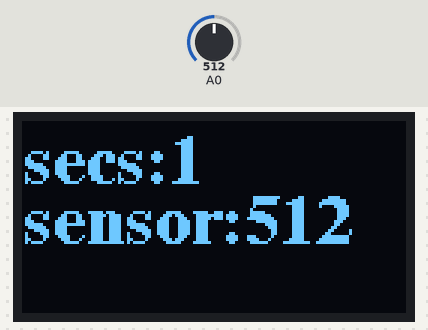
A sketch run on a simulated Arduino Uno, built with avr-gcc and run on an emulated ATmega328P. On the bench: 128×64 one-colour display. The test bench sets the inputs (shaded band); at power-on: A0 = 512. What the sketch prints to the serial monitor is not drawn.

Above: at 1.2 s.
1.3 s: A0 set to 716
At 2.8 s:
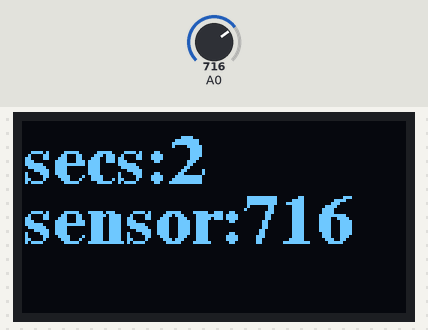
3.5 s: A0 set to 900
At 4.8 s:
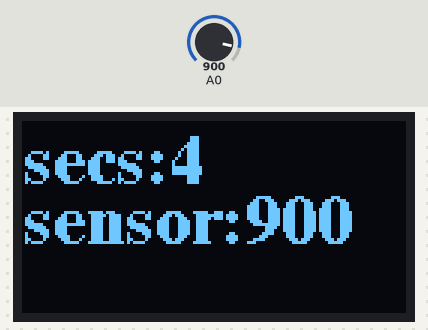
5.5 s: A0 set to 1023
At 6.8 s:
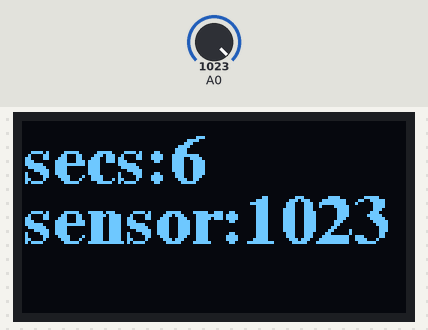
Timing chart, 0 to 8.5 s (numbered marks = the images above; inputs shaded):
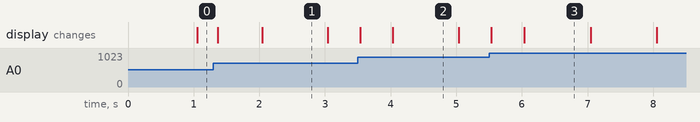

Measured:
- what the display in image 1 shows lasts 1.0 s, from 2.0 s to 3.0 s

The sketch:

SSD1306_OLED_font.ino
```cpp
/*
  Minimal example for SSD1306 OLED display
  manufacturer's site: http://www.solomon-systech.com/en/product/advanced-display/oled-display-driver-ic/ssd1306/
  datasheet: https://www.crystalfontz.com/controllers/SolomonSystech/SSD1306/339/
  library:
  http://librarymanager/All#Adafruit_SSD1306
  http://librarymanager/All#Adafruit_GFX


  These displays are common and inexpensive online, and require only the
  I2C pins (SDA and SCL) from an Arduino. The Adafruit library works well with them.

  This example reads the millis() and ana analog sensor and displays both.
  It's written for a 128x64 display, but can be modified to fit a 128x32 display as well.
  Change the SCREEN_HEIGHT to change displays, and adjust font sizes and cursor locations
  to suit your application.

  created 10 Feb 2020
  modified 4 Oct 2021
  by Tom Igoe
  based on the Adafruit_SSD1306 library examples
*/

#include <Wire.h>
#include <Adafruit_SSD1306.h>
#include <Fonts/FreeSerifBold12pt7b.h>
#include <Adafruit_GFX.h>

const int SCREEN_WIDTH = 128; // OLED display width, in pixels
const int SCREEN_HEIGHT = 64; // OLED display height, in pixels

// initialize the display:
Adafruit_SSD1306 display(SCREEN_WIDTH, SCREEN_HEIGHT);

void setup() {
  // initialize serial and wait 3 secs for serial monitor to open:
  Serial.begin(9600);
  if (!Serial) delay(3000);
  // first parameter of begin() sets voltage source.
  // SSD1306_SWITCHCAPVCC is for 3.3V
  // second parameter is I2C address, which is
  // 0x3C, or 3D for some 128x64 modules:
  if (!display.begin(SSD1306_SWITCHCAPVCC, 0x3C)) {
    Serial.println("Display setup failed");
    while (true);
  }
  display.setFont(&FreeSerifBold12pt7b);
  Serial.println("Display is good to go");
}

void loop() {
  int sensorReading = analogRead(A0);
  // clear the display:
  display.clearDisplay();
  // set the text color to white:
  display.setTextColor(SSD1306_WHITE);

  // move the cursor to 0,20:
  display.setCursor(0, 20);
  // print the seconds:
  display.print("secs:");
  display.print(millis() / 1000);

  // move the cursor down 20 pixels:
  display.setCursor(0, 40);
  // print a sensor reading:
  display.print("sensor:");
  display.print(sensorReading);
  // push everything out to the screen:
  display.display();
}
```
